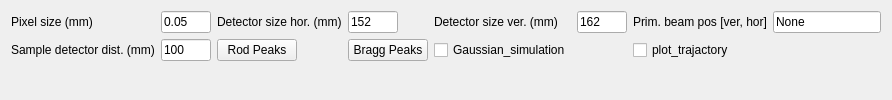
       <widget class="QWidget" name="tab_5">
        <attribute name="title">
         <string>Simulated2DImage</string>
        </attribute>
        <layout class="QVBoxLayout" name="verticalLayout_10">
         <item>
          <layout class="QGridLayout" name="gridLayout">
           <item row="1" column="2">
            <widget class="QLabel" name="label_37">
             <property name="sizePolicy">
              <sizepolicy hsizetype="Fixed" vsizetype="Fixed">
               <horstretch>0</horstretch>
               <verstretch>0</verstretch>
              </sizepolicy>
             </property>
             <property name="text">
              <string>Detector size hor. (mm)</string>
             </property>
            </widget>
           </item>
           <item row="1" column="4">
            <widget class="QLabel" name="label_38">
             <property name="sizePolicy">
              <sizepolicy hsizetype="Fixed" vsizetype="Fixed">
               <horstretch>0</horstretch>
               <verstretch>0</verstretch>
              </sizepolicy>
             </property>
             <property name="text">
              <string>Detector size ver. (mm)</string>
             </property>
            </widget>
           </item>
           <item row="1" column="1">
            <widget class="QLineEdit" name="lineEdit_pixel">
             <property name="sizePolicy">
              <sizepolicy hsizetype="Fixed" vsizetype="Fixed">
               <horstretch>0</horstretch>
               <verstretch>0</verstretch>
              </sizepolicy>
             </property>
             <property name="maximumSize">
              <size>
               <width>50</width>
               <height>16777215</height>
              </size>
             </property>
             <property name="text">
              <string>0.05</string>
             </property>
            </widget>
           </item>
           <item row="1" column="5">
            <widget class="QLineEdit" name="lineEdit_detector_ver">
             <property name="sizePolicy">
              <sizepolicy hsizetype="Fixed" vsizetype="Fixed">
               <horstretch>0</horstretch>
               <verstretch>0</verstretch>
              </sizepolicy>
             </property>
             <property name="maximumSize">
              <size>
               <width>50</width>
               <height>16777215</height>
              </size>
             </property>
             <property name="text">
              <string>162</string>
             </property>
            </widget>
           </item>
           <item row="1" column="3">
            <widget class="QLineEdit" name="lineEdit_detector_hor">
             <property name="sizePolicy">
              <sizepolicy hsizetype="Fixed" vsizetype="Fixed">
               <horstretch>0</horstretch>
               <verstretch>0</verstretch>
              </sizepolicy>
             </property>
             <property name="maximumSize">
              <size>
               <width>50</width>
               <height>16777215</height>
              </size>
             </property>
             <property name="text">
              <string>152</string>
             </property>
            </widget>
           </item>
           <item row="2" column="1">
            <widget class="QLineEdit" name="lineEdit_sample_detector_distance">
             <property name="sizePolicy">
              <sizepolicy hsizetype="Fixed" vsizetype="Fixed">
               <horstretch>0</horstretch>
               <verstretch>0</verstretch>
              </sizepolicy>
             </property>
             <property name="maximumSize">
              <size>
               <width>50</width>
               <height>16777215</height>
              </size>
             </property>
             <property name="text">
              <string>100</string>
             </property>
            </widget>
           </item>
           <item row="2" column="0">
            <widget class="QLabel" name="label_39">
             <property name="sizePolicy">
              <sizepolicy hsizetype="Fixed" vsizetype="Fixed">
               <horstretch>0</horstretch>
               <verstretch>0</verstretch>
              </sizepolicy>
             </property>
             <property name="text">
              <string>Sample detector dist. (mm)</string>
             </property>
            </widget>
           </item>
           <item row="1" column="0">
            <widget class="QLabel" name="label_36">
             <property name="sizePolicy">
              <sizepolicy hsizetype="Fixed" vsizetype="Fixed">
               <horstretch>0</horstretch>
               <verstretch>0</verstretch>
              </sizepolicy>
             </property>
             <property name="text">
              <string>Pixel size (mm)</string>
             </property>
            </widget>
           </item>
           <item row="1" column="6">
            <widget class="QLabel" name="label">
             <property name="sizePolicy">
              <sizepolicy hsizetype="Fixed" vsizetype="Preferred">
               <horstretch>0</horstretch>
               <verstretch>0</verstretch>
              </sizepolicy>
             </property>
             <property name="text">
              <string>Prim. beam pos [ver, hor]</string>
             </property>
            </widget>
           </item>
           <item row="1" column="7">
            <widget class="QLineEdit" name="lineEdit_prim_beam_pos">
             <property name="sizePolicy">
              <sizepolicy hsizetype="Fixed" vsizetype="Fixed">
               <horstretch>0</horstretch>
               <verstretch>0</verstretch>
              </sizepolicy>
             </property>
             <property name="text">
              <string>None</string>
             </property>
            </widget>
           </item>
           <item row="2" column="2">
            <widget class="QPushButton" name="pushButton_simulate">
             <property name="sizePolicy">
              <sizepolicy hsizetype="Fixed" vsizetype="Fixed">
               <horstretch>0</horstretch>
               <verstretch>0</verstretch>
              </sizepolicy>
             </property>
             <property name="text">
              <string>Rod Peaks</string>
             </property>
            </widget>
           </item>
           <item row="2" column="3">
            <widget class="QPushButton" name="pushButton_bragg_peaks">
             <property name="text">
              <string>Bragg Peaks</string>
             </property>
            </widget>
           </item>
           <item row="2" column="4">
            <widget class="QCheckBox" name="checkBox_gaussian_sim">
             <property name="text">
              <string>Gaussian_simulation</string>
             </property>
            </widget>
           </item>
           <item row="2" column="6">
            <widget class="QCheckBox" name="checkBox_trajactory">
             <property name="text">
              <string>plot_trajactory</string>
             </property>
            </widget>
           </item>
          </layout>
         </item>
         <item>
          <widget class="MplWidget" name="widget_mpl" native="true"/>
         </item>
        </layout>
       </widget>
